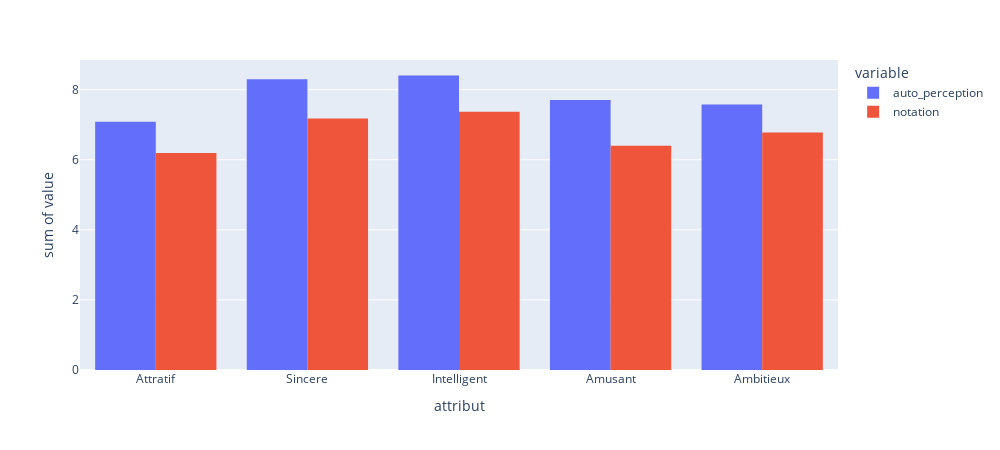

Notebook source saved alongside this figure:
### Markdown cell above
### Les gens peuvent-ils prédire avec précision leur propre valeur perçue sur le marché des rencontres ?

### Code cell
data_auto_perception = data[["attr3_1", "sinc3_1", "intel3_1", "fun3_1", "amb3_1"]].mean()
data_notation = data[["attr_o", "sinc_o", "intel_o", "fun_o", "amb_o"]].mean()

df_compare = pd.DataFrame()

df_compare["auto_perception"] = list(data_auto_perception)
df_compare["notation"] = list(data_notation)
df_compare["attribut"] = ["Attratif", "Sincere", "Intelligent", "Amusant", "Ambitieux"]


px.histogram(df_compare, x = "attribut", y = ["auto_perception", "notation"], barmode="group", height=450, width = 1000)

### Figure 1 — Plotly figure (JSON) as saved in the notebook; plotly's stock layout.template omitted (floating-point values rounded to 4 significant figures)
{"data": [{"alignmentgroup": "True", "bingroup": "x", "histfunc": "sum", "hovertemplate": "variable=auto_perception<br>attribut=%{x}<br>sum of value=%{y}<extra></extra>", "legendgroup": "auto_perception", "marker": {"color": "#636efa", "pattern": {"shape": ""}}, "name": "auto_perception", "offsetgroup": "auto_perception", "orientation": "v", "showlegend": true, "type": "histogram", "x": ["Attratif", "Sincere", "Intelligent", "Amusant", "Ambitieux"], "xaxis": "x", "y": [7.085, 8.295, 8.404, 7.704, 7.578], "yaxis": "y"}, {"alignmentgroup": "True", "bingroup": "x", "histfunc": "sum", "hovertemplate": "variable=notation<br>attribut=%{x}<br>sum of value=%{y}<extra></extra>", "legendgroup": "notation", "marker": {"color": "#EF553B", "pattern": {"shape": ""}}, "name": "notation", "offsetgroup": "notation", "orientation": "v", "showlegend": true, "type": "histogram", "x": ["Attratif", "Sincere", "Intelligent", "Amusant", "Ambitieux"], "xaxis": "x", "y": [6.19, 7.175, 7.369, 6.401, 6.778], "yaxis": "y"}], "layout": {"barmode": "group", "height": 450, "legend": {"title": {"text": "variable"}, "tracegroupgap": 0}, "margin": {"t": 60}, "width": 1000, "xaxis": {"anchor": "y", "domain": [0, 1], "title": {"text": "attribut"}}, "yaxis": {"anchor": "x", "domain": [0, 1], "title": {"text": "sum of value"}}}}
